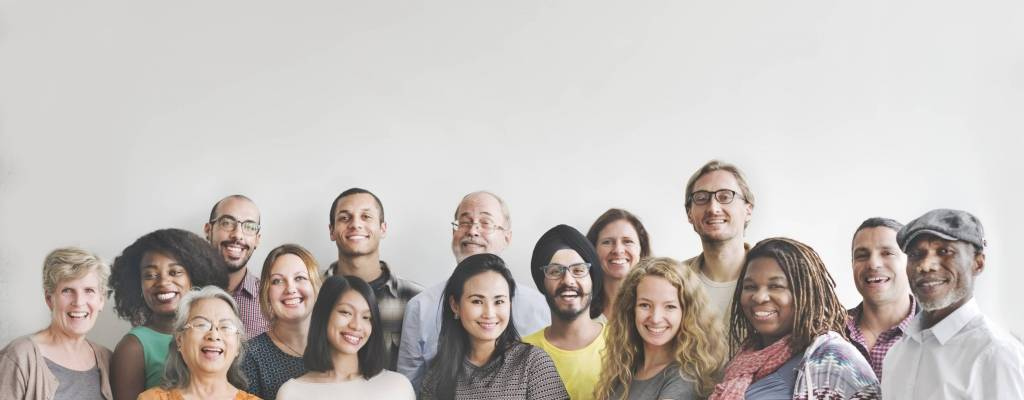
#> input picture people.jpg, 1024 x 400 px, found by its file name
$ jupyter execute --allow-errors 'face detection.ipynb'   (shell and % lines are left out)
#> lines starting #> are read from the running program, lines starting #| are printed output that depends on the picture; after the words box and inside, x2 and y2 are one past the last pixel; in counts of white or black regions, pixels touching at a corner belong together
[cell 1]
#import required libraries
#import OpenCV library
import cv2
#import matplotlib library
import matplotlib.pyplot as plt
#importing time library for speed comparisons of both classifiers
import time

[cell 2]
def convertToRGB(img):
    return cv2.cvtColor(img, cv2.COLOR_BGR2RGB)

[cell 3]
#load test iamge
test1 = cv2.imread(r'''C:\Users\tarun\Downloads\people.jpg''')
#> test1 is the input picture: shape (400, 1024, 3); mean B, G, R 185.4, 189.3, 195.4
test2 = cv2.imread(r'''C:\Users\tarun\Downloads\baby.jpg''')
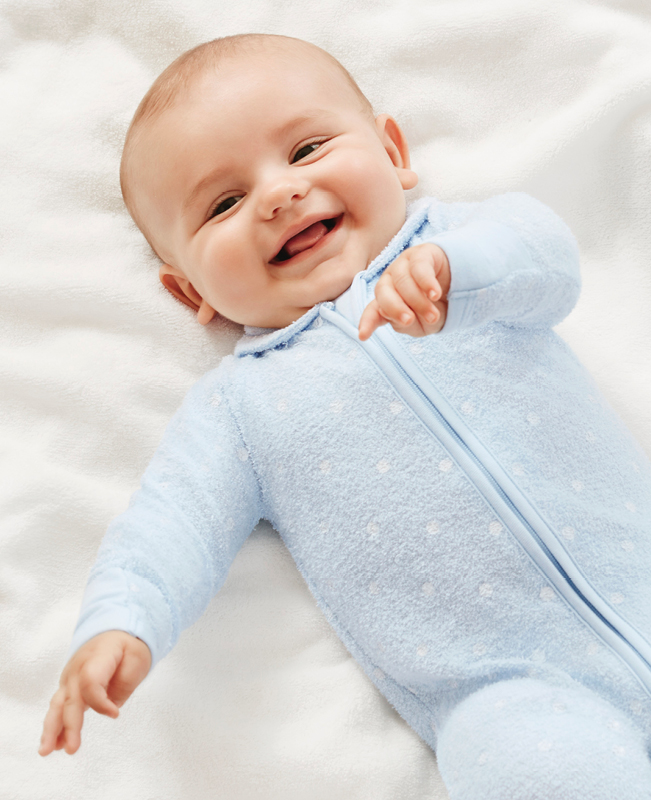
#> input picture baby.jpg, 651 x 800 px, found by its file name
#> test2 is the input picture: shape (800, 651, 3); mean B, G, R 211, 213.1, 216.7

#convert the test image to gray image as opencv face detector expects gray images
gray_img = cv2.cvtColor(test1, cv2.COLOR_BGR2GRAY)
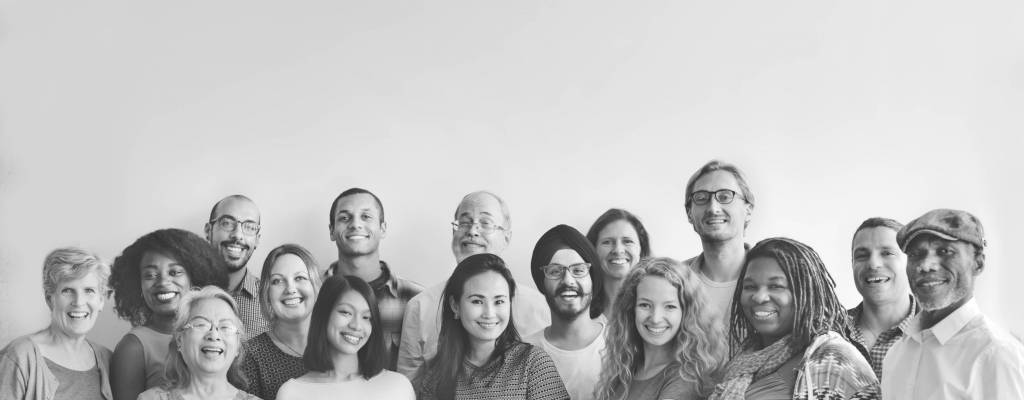
#> gray_img: shape (400, 1024); min 28, max 255, mean 190.7
img = cv2.cvtColor(test2, cv2.COLOR_BGR2GRAY)
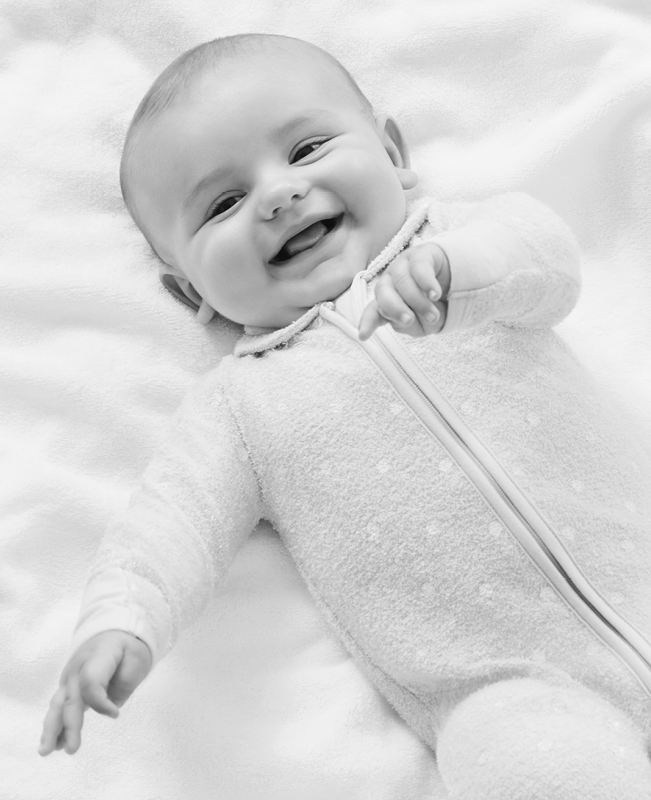
#> img: shape (800, 651); min 12, max 249, mean 213.9

[cell 4]
plt.imshow(gray_img, cmap = 'Blues')

[cell 5]
plt.imshow(gray_img, cmap = 'gray')

[cell 6]
plt.imshow(gray_img)

[cell 7]
haar_face_cascade = cv2.CascadeClassifier(r'''C:\Users\tarun\Downloads\haarcascade_frontalface_default.xml''')

[cell 8]
#let's detect multiscale (some images may be closer to camera than others) images
faces = haar_face_cascade.detectMultiScale(gray_img, scaleFactor=1.1, minNeighbors=5);
#> faces = 19 rows, first 6: [328, 196, 56, 56], [592, 222, 52, 52], [263, 257, 59, 59], [683, 173, 64, 64], [537, 248, 60, 60], [133, 250, 61, 61]

#print the number of faces found
print('Faces found: ', len(faces))
#| Faces found:  19

[cell 9]
for (x, y, w, h) in faces:
    cv2.rectangle(test1, (x, y), (x+w, y+h), (0, 255, 0), 2)
#> this loop made 19 passes
#> (x, y, w, h) on passes 1 to 12: (328, 196, 56, 56), (592, 222, 52, 52), (263, 257, 59, 59), (683, 173, 64, 64), (537, 248, 60, 60), (133, 250, 61, 61), (325, 294, 56, 56), (52, 268, 61, 61), (455, 276, 63, 63), (627, 282, 61, 61), (204, 199, 65, 65), (445, 200, 58, 58)
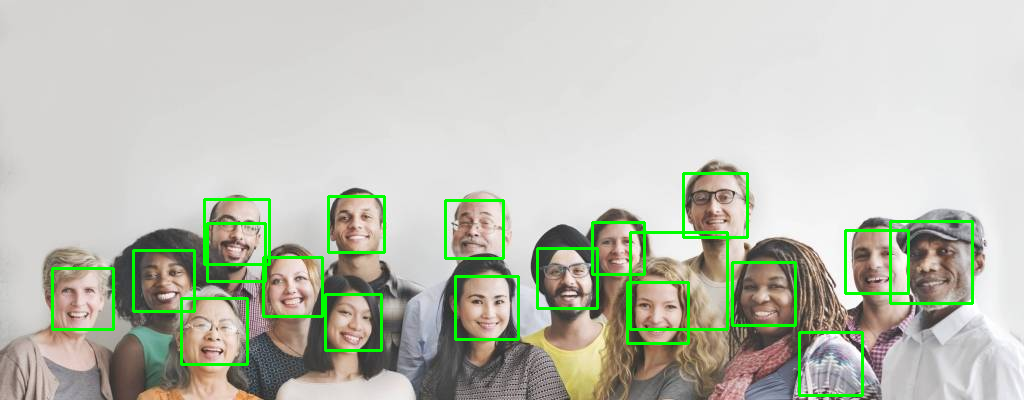
#> test1: shape (400, 1024, 3); 3.48% of pixels changed, all inside (x1, y1, x2, y2) = (51, 172, 974, 397)

[cell 10]
plt.imshow(convertToRGB(test1))

[cell 11]
def detect_faces(f_cascade, colored_img, scaleFactor = 1.1):
    #just making a copy of image passed, so that passed image is not changed
#> called with scaleFactor = 1.1
    img_copy = colored_img.copy()

    #convert the test image to gray image as opencv face detector expects gray images
    gray = cv2.cvtColor(img_copy, cv2.COLOR_BGR2GRAY)

    #let's detect multiscale (some images may be closer to camera than others) images
    faces = f_cascade.detectMultiScale(gray, scaleFactor=scaleFactor, minNeighbors=5);
#> faces = ()

    #go over list of faces and draw them as rectangles on original colored img
    for (x, y, w, h) in faces:
        cv2.rectangle(img_copy, (x, y), (x+w, y+h), (0, 255, 0), 2)
#> this loop made 0 passes

    return img_copy

[cell 12]
#call our function to detect faces
faces_detected_img = detect_faces(haar_face_cascade, test2)

#conver image to RGB and show image
plt.imshow(convertToRGB(faces_detected_img))

[cell 13]
#load another image
test2 = cv2.imread(r'''C:\Users\tarun\Downloads\people2.jpg''')

#call our function to detect faces
#> (the rest of this cell did not finish here and is left out)


#conver image to RGB and show image
plt.imshow(convertToRGB(faces_detected_img))

[cell 14]
#load another image
test2 = cv2.imread(r'''C:\Users\tarun\Downloads\people2.jpg''')

#call our function to detect faces
#> (the rest of this cell did not finish here and is left out)
